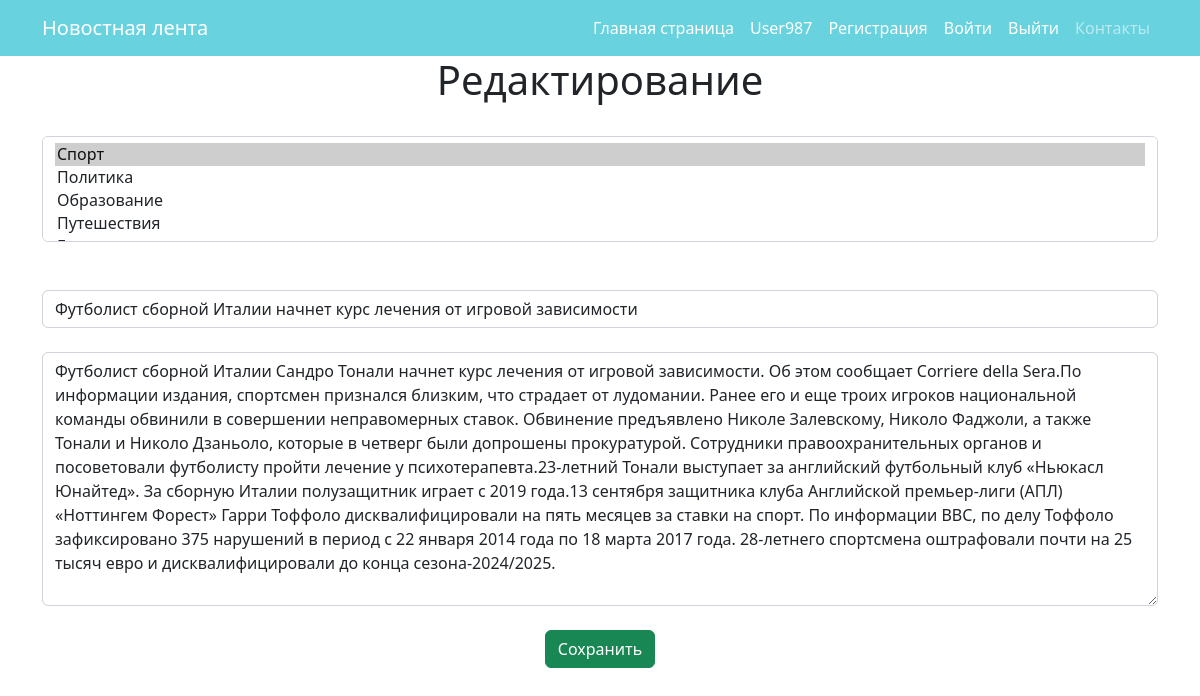
The page /news/3/edit/ (signed in) on the database its author committed.
### news/models.py (models this page shows, shortened)
class Post(models.Model):
    author = models.ForeignKey(Author, on_delete=models.CASCADE, verbose_name=pgettext_lazy('Author', 'Author'))
    type = models.CharField(max_length=7, choices=TYPE, default='NWS')
    time_in = models.DateTimeField(auto_now_add=True)
    category = models.ManyToManyField(Category, through='PostCategory')
    title = models.CharField(max_length=100)
    text = models.TextField()
    rating = models.IntegerField(default=0)

### news/views.py (the view)
# urls.py: path('<int:pk>/edit/', PostUpdate.as_view(), name='edit'),
class PostUpdate(PermissionRequiredMixin, UpdateView):
    permission_required = ('news.change_post',)
    template_name = 'postedit.html'
    form_class = PostForm
    model = Post
    def get_object(self, **kwargs):
        id = self.kwargs.get('pk')
        return Post.objects.get(pk=id)

### news/forms.py (shortened to what this page needs)
class PostForm(ModelForm):
    class Meta:
        model = Post
        fields = ('category', 'title', 'text')
        widgets = {
            'title': TextInput(attrs={'class': 'form-control', 'placeholder': 'Название'}),
            'text': Textarea(attrs={'class': 'form-control', 'placeholder': 'Содержание'}),
            'category': SelectMultiple(attrs={'class': 'form-control'}),
        }

### news/models.py (called while the page is built)
    def __str__(self):
        return self.name

### templates/postedit.html (shortened to what this page needs)
{% extends 'flatpages/default.html' %}
{% block content %}
<h1>Редактирование</h1><br>
<form method="post">
    {{ form.category }}<br>
    {{ form.author }}<br>
    {{ form.title }}<br>
    {{ form.text }}<br>
    <button type="submit" class="btn btn-success">Сохранить</button>
</form>
{% endblock content %}

### templates/flatpages/default.html (shortened to what this page needs)
<!DOCTYPE html>
<html lang="en">
    <head>
        {% load static %}
       <link href="{% static 'css/styles.css' %}" rel="stylesheet" />
    </head>
    <body>
        <nav class="navbar navbar-expand-lg navbar-dark bg-dark">
            <div class="container">
                <a class="navbar-brand" href="/news/">Новостная лента</a>
                <div class="collapse navbar-collapse" id="navbarSupportedContent">
                    <ul class="navbar-nav ms-auto mb-2 mb-lg-0">
                        <li class="nav-item"><a class="nav-link active" aria-current="page" href="/news/">Главная страница</a></li>
                        <li class="nav-item"><a class="nav-link active" aria-current="page" href="/">{{request.user.username}}</a></li>
                        <li class="nav-item"><a class="nav-link active" aria-current="page" href="/sign/signup/">Регистрация</a></li>
                        <li class="nav-item"><a class="nav-link active" aria-current="page" href="/sign/login/">Войти</a></li>
                        <li class="nav-item"><a class="nav-link active" aria-current="page" href="/sign/logout/">Выйти</a></li>
                        <li class="nav-item"><a class="nav-link" href="/contact/">Контакты</a></li>
                    </ul>
                </div>
            </div>
        </nav>
        <div class="container">
           <div class="row">
               <div class="col-lg-12 text-center">
                   {% block content %}{% endblock content %}
               </div>
           </div>
        </div>
    </body>
</html>

### rows shown on the page
Post: title "Футболист сборной Италии начнет курс лечения от игровой зависимости", text "Футболист сборной Италии Сандро Тонали начнет курс лечения от игровой зависимости. Об этом сообщает Corriere della Sera.По информации издания, спортсмен признался близким, что страдает от лудомании. Ранее его и еще троих игроков национальной команды обвинили в совершении неправомерных ставок. Обвинение предъявлено Николе Залевскому, Николо Фаджоли, а также Тонали и Николо Дзаньоло, которые в четверг были допрошены прокуратурой. Сотрудники правоохранительных органов и посоветовали футболисту пройти лечение у психотерапевта.23-летний Тонали выступает за английский футбольный клуб «Ньюкасл Юнайтед». За сборную Италии полузащитник играет с 2019 года.13 сентября защитника клуба Английской…"

### other values the page prints
{{ request.user.username }} "User987"
